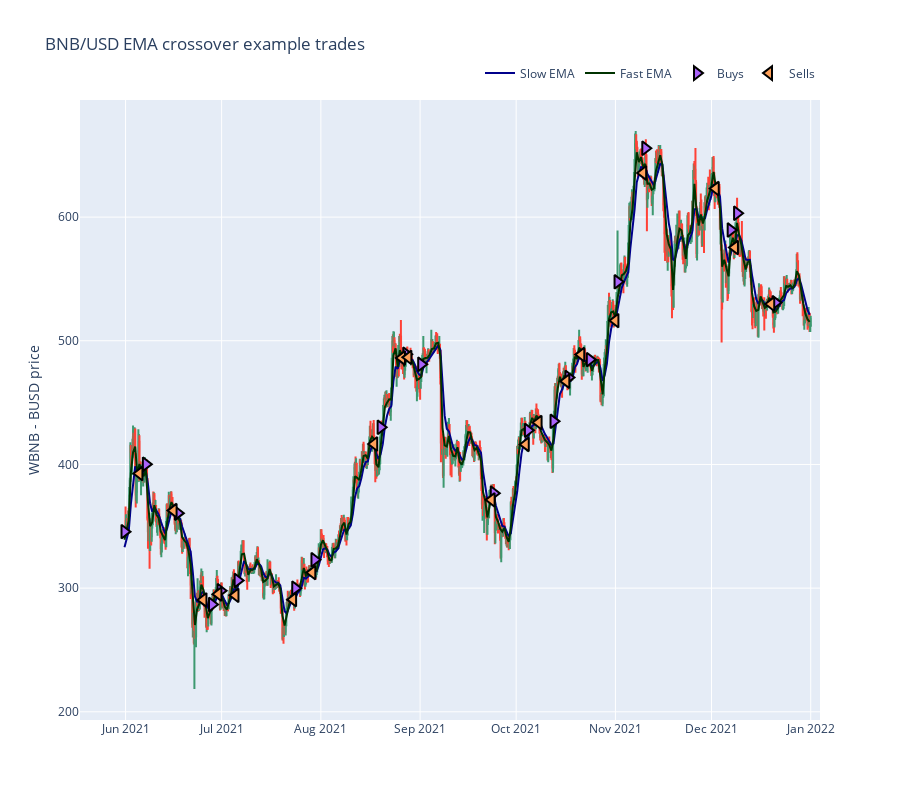

Notebook cell for this chart:
### Code cell
from tradeexecutor.visual.single_pair import visualise_single_pair

figure = visualise_single_pair(
    state,
    universe.universe.candles,
    start_at=start_at,
    end_at=end_at)

figure.show()

### Figure 1 — Plotly figure (JSON) as saved in the notebook; plotly's stock layout.template omitted (floating-point values rounded to 4 significant figures; data arrays with more than 128 entries replaced by an {"elided": "..."} marker saying what was removed)
{"data": [{"close": {"elided": "1285 float values"}, "high": {"elided": "1285 float values"}, "low": {"elided": "1285 float values"}, "open": {"elided": "1285 float values"}, "showlegend": false, "x": {"elided": "1285 str values"}, "type": "candlestick", "xaxis": "x", "yaxis": "y"}, {"line": {"color": "darkblue"}, "mode": "lines", "name": "Slow EMA", "x": {"elided": "322 str values"}, "y": {"elided": "322 float values"}, "type": "scatter"}, {"line": {"color": "#003300"}, "mode": "lines", "name": "Fast EMA", "x": {"elided": "322 str values"}, "y": {"elided": "322 float values"}, "type": "scatter"}, {"marker": {"line": {"color": "black", "width": 2}, "size": 12, "symbol": "triangle-right"}, "mode": "markers", "name": "Buys", "text": ["Buy WBNB @ 530.856118159165", "Buy WBNB @ 345.6887385790183", "Buy WBNB @ 400.2249056740534", "Buy WBNB @ 360.62236391792567", "Buy WBNB @ 286.7805993664588", "Buy WBNB @ 297.9032311779087", "Buy WBNB @ 306.2141135320023", "Buy WBNB @ 299.9254416080272", "Buy WBNB @ 322.96400921514544", "Buy WBNB @ 430.07238267536985", "Buy WBNB @ 489.107091783162", "Buy WBNB @ 481.00808773978184", "Buy WBNB @ 376.74274655019747", "Buy WBNB @ 427.5707983324975", "Buy WBNB @ 434.89033384332686", "Buy WBNB @ 470.36703371834255", "Buy WBNB @ 484.7679635586447", "Buy WBNB @ 547.6643553707999", "Buy WBNB @ 655.6301595215333", "Buy WBNB @ 589.5593273962512", "Buy WBNB @ 603.1145193392678"], "x": ["2021-12-21T00:00:00", "2021-05-31T16:00:00", "2021-06-07T08:00:00", "2021-06-17T08:00:00", "2021-06-28T00:00:00", "2021-06-30T16:00:00", "2021-07-06T00:00:00", "2021-07-24T00:00:00", "2021-07-30T00:00:00", "2021-08-19T16:00:00", "2021-08-27T16:00:00", "2021-09-01T08:00:00", "2021-09-24T00:00:00", "2021-10-04T16:00:00", "2021-10-12T16:00:00", "2021-10-17T08:00:00", "2021-10-24T00:00:00", "2021-11-01T16:00:00", "2021-11-10T08:00:00", "2021-12-07T00:00:00", "2021-12-09T00:00:00"], "y": [530.9, 345.7, 400.2, 360.6, 286.8, 297.9, 306.2, 299.9, 323.0, 430.1, 489.1, 481.0, 376.7, 427.6, 434.9, 470.4, 484.8, 547.7, 655.6, 589.6, 603.1], "type": "scatter", "xaxis": "x", "yaxis": "y"}, {"marker": {"line": {"color": "black", "width": 2}, "size": 12, "symbol": "triangle-left"}, "mode": "markers", "name": "Sells", "text": ["Sell WBNB @ 392.6703371582031", "Sell WBNB @ 362.69977398681635", "Sell WBNB @ 290.4276674499511", "Sell WBNB @ 295.1505645141601", "Sell WBNB @ 294.16345065307615", "Sell WBNB @ 290.6929567871093", "Sell WBNB @ 312.56853738403316", "Sell WBNB @ 416.5468060302734", "Sell WBNB @ 486.1391749877929", "Sell WBNB @ 486.594944946289", "Sell WBNB @ 371.3842884216308", "Sell WBNB @ 416.2024839172363", "Sell WBNB @ 433.87276785278317", "Sell WBNB @ 467.31587570190425", "Sell WBNB @ 488.83841058349606", "Sell WBNB @ 516.316655883789", "Sell WBNB @ 635.6753087768554", "Sell WBNB @ 623.0653875732421", "Sell WBNB @ 575.3701786499023", "Sell WBNB @ 529.7020900268554"], "x": ["2021-06-05T08:00:00", "2021-06-16T00:00:00", "2021-06-25T08:00:00", "2021-06-30T00:00:00", "2021-07-05T08:00:00", "2021-07-23T08:00:00", "2021-07-29T08:00:00", "2021-08-17T16:00:00", "2021-08-26T08:00:00", "2021-08-28T08:00:00", "2021-09-23T08:00:00", "2021-10-04T00:00:00", "2021-10-08T00:00:00", "2021-10-16T16:00:00", "2021-10-21T08:00:00", "2021-11-01T00:00:00", "2021-11-09T16:00:00", "2021-12-02T08:00:00", "2021-12-08T08:00:00", "2021-12-19T16:00:00"], "y": [392.7, 362.7, 290.4, 295.2, 294.2, 290.7, 312.6, 416.5, 486.1, 486.6, 371.4, 416.2, 433.9, 467.3, 488.8, 516.3, 635.7, 623.1, 575.4, 529.7], "type": "scatter", "xaxis": "x", "yaxis": "y"}], "layout": {"xaxis": {"anchor": "y", "domain": [0.0, 1.0], "rangeslider": {"visible": false}}, "yaxis": {"anchor": "x", "domain": [0.0, 1.0], "title": {"text": "WBNB - BUSD price"}, "showgrid": true}, "title": {"text": "BNB/USD EMA crossover example trades"}, "height": 800, "legend": {"orientation": "h", "yanchor": "bottom", "y": 1.02, "xanchor": "right", "x": 1}}}
